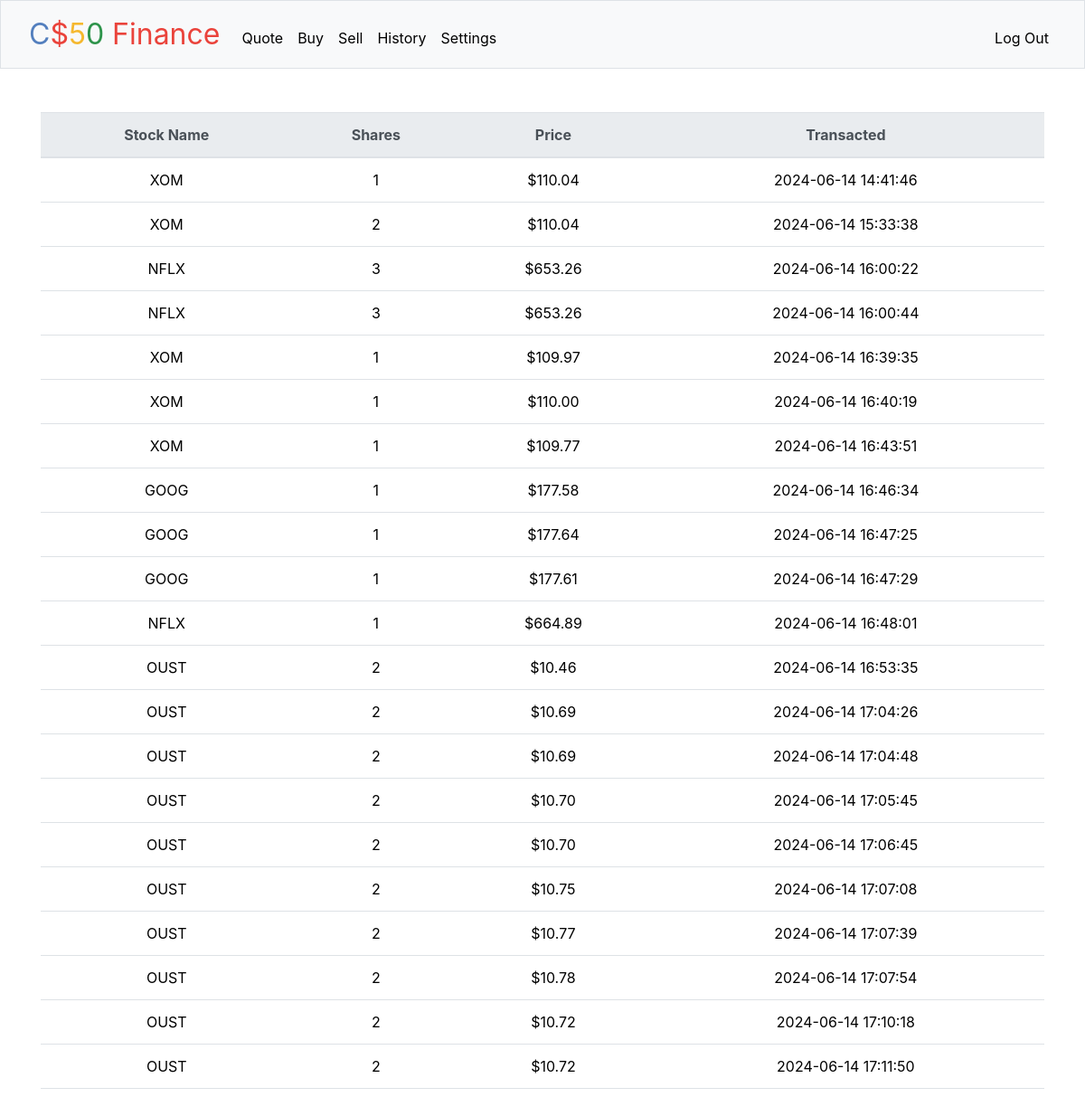
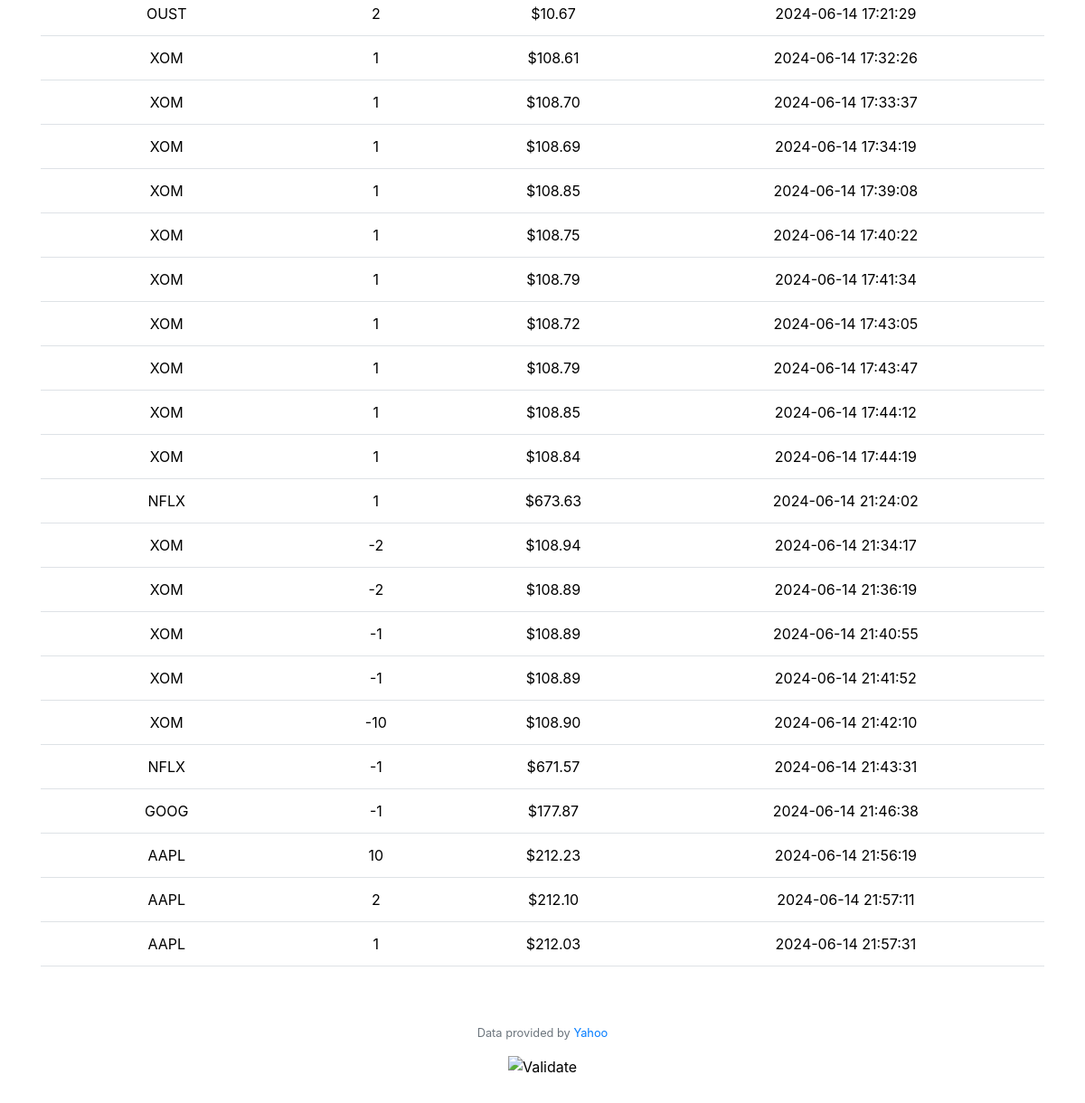
The app's page /history (signed in) with its own data (2 pictures, top to bottom).
### tables this page shows
CREATE TABLE history (
    id INTEGER PRIMARY KEY AUTOINCREMENT NOT NULL,
    user_id NUMERIC NOT NULL,
    symbol TEXT NOT NULL,
    shares NUMERIC NOT NULL,
    price NUMERIC NOT NULL,
    total NUMERIC NOT NULL,
    created_at TEXT,
    FOREIGN KEY (user_id) REFERENCES users(id));

### finance/app.py (the view)
@app.route("/history")
@login_required
def history():
    user_id = session["user_id"]
    history = db.execute('''
                       SELECT *
                       FROM history
                       WHERE user_id = ?
                       ''', user_id)
    print(history)
    return render_template("history.html", history=history)

### finance/app.py (called while the page is built)
@app.after_request
def after_request(response):
    response.headers["Cache-Control"] = "no-cache, no-store, must-revalidate"
    response.headers["Expires"] = 0
    response.headers["Pragma"] = "no-cache"
    return response

### finance/helpers.py (called while the page is built)
def login_required(f):
    @wraps(f)
    def decorated_function(*args, **kwargs):
        if session.get("user_id") is None:
            return redirect("/login")
        return f(*args, **kwargs)
    return decorated_function

def usd(value):
    return f"${value:,.2f}"

### finance/templates/history.html (shortened to what this page needs)
{% extends "layout.html" %}
{% block main %}
<div class="section">
    <table class="table">
        <thead class="thead-light">
            <tr>
                <th scope="col">Stock Name</th>
                <th scope="col">Shares</th>
                <th scope="col">Price</th>
                <th scope="col">Transacted</th>
            </tr>
        </thead>
        <tbody>
            {% for event in history %}
             <tr>
                <td> {{ event.symbol }} </td>
                <td> {{ event.shares }} </td>
                <td> {{ event.price | usd}} </td>
                <td> {{ event.created_at }} </td>
             </tr>
             {% endfor %}
        </tbody>
    </table>
</div>
{% endblock %}

### finance/templates/layout.html (shortened to what this page needs)
<!DOCTYPE html>
<html lang="en">
    <head>
        <link href="https://cdn.jsdelivr.net/npm/bootstrap@5.3.3/dist/css/bootstrap.min.css" rel="stylesheet">
        <link rel="stylesheet" href="https://stackpath.bootstrapcdn.com/bootstrap/4.3.1/css/bootstrap.min.css">
        <link href="/static/styles.css" rel="stylesheet">
    </head>
    <body>
        <nav class="bg-light border navbar navbar-expand-md navbar-light">
            <div class="container-fluid">
                <a class="navbar-brand" href="/"><span class="blue">C</span><span class="red">$</span><span class="yellow">5</span><span class="green">0</span> <span class="red">Finance</span></a>
                <div class="collapse navbar-collapse" id="navbar">
                    {% if session["user_id"] %}
                        <ul class="navbar-nav me-auto mt-2">
                            <li class="nav-item"><a class="nav-link" href="/quote">Quote</a></li>
                            <li class="nav-item"><a class="nav-link" href="/buy">Buy</a></li>
                            <li class="nav-item"><a class="nav-link" href="/sell">Sell</a></li>
                            <li class="nav-item"><a class="nav-link" href="/history">History</a></li>
                            <li class="nav-item"><a class="nav-link" href="/settings">Settings</a></li>
                        </ul>
                        <ul class="navbar-nav ms-auto mt-2">
                            <li class="nav-item"><a class="nav-link" href="/logout">Log Out</a></li>
                        </ul>
                    {% else %}
                        <ul class="navbar-nav ms-auto mt-2">
                            <li class="nav-item"><a class="nav-link" href="/register">Register</a></li>
                            <li class="nav-item"><a class="nav-link" href="/login">Log In</a></li>
                        </ul>
                    {% endif %}
                </div>
            </div>
        </nav>
        <main class="container py-5 text-center">
            {% block main %}{% endblock %}
        </main>
        <footer class="mb-5">
            <p class="mb-3 small text-center text-muted">
                Data provided by <a href="https://finance.yahoo.com/">Yahoo</a>
            </p>
            <form action="https://validator.w3.org/check" class="text-center" enctype="multipart/form-data" method="post" target="_blank">
                <input alt="Validate" src="/static/I_heart_validator.png" type="image">
            </form>
        </footer>
    </body>
</html>

### finance/static/styles.css (style rules this page uses)
nav .navbar-brand { font-size: xx-large; }
nav .navbar-brand .blue { color: #537fbe; }
nav .navbar-brand .red { color: #ea433b; }
nav .navbar-brand .yellow { color: #f5b82e; }
nav .navbar-brand .green { color: #2e944b; }
.nav-link { color: black !important; }

### records on screen
history: symbol "XOM", shares "1", price "$110.04", created_at "2024-06-14 14:41:46"
history: symbol "XOM", shares "2", price "$110.04", created_at "2024-06-14 15:33:38"
history: symbol "NFLX", shares "3", price "$653.26", created_at "2024-06-14 16:00:22"
history: symbol "NFLX", shares "3", price "$653.26", created_at "2024-06-14 16:00:44"
history: symbol "XOM", shares "1", price "$109.97", created_at "2024-06-14 16:39:35"
history: symbol "XOM", shares "1", price "$110.00", created_at "2024-06-14 16:40:19"
history: symbol "XOM", shares "1", price "$109.77", created_at "2024-06-14 16:43:51"
history: symbol "GOOG", shares "1", price "$177.58", created_at "2024-06-14 16:46:34"
history: symbol "GOOG", shares "1", price "$177.64", created_at "2024-06-14 16:47:25"
history: symbol "GOOG", shares "1", price "$177.61", created_at "2024-06-14 16:47:29"
history: symbol "NFLX", shares "1", price "$664.89", created_at "2024-06-14 16:48:01"
history: symbol "OUST", shares "2", price "$10.46", created_at "2024-06-14 16:53:35"
history: symbol "OUST", shares "2", price "$10.69", created_at "2024-06-14 17:04:26"
history: symbol "OUST", shares "2", price "$10.69", created_at "2024-06-14 17:04:48"
history: symbol "OUST", shares "2", price "$10.70", created_at "2024-06-14 17:05:45"
history: symbol "OUST", shares "2", price "$10.70", created_at "2024-06-14 17:06:45"
history: symbol "OUST", shares "2", price "$10.75", created_at "2024-06-14 17:07:08"
history: symbol "OUST", shares "2", price "$10.77", created_at "2024-06-14 17:07:39"
history: symbol "OUST", shares "2", price "$10.78", created_at "2024-06-14 17:07:54"
history: symbol "OUST", shares "2", price "$10.72", created_at "2024-06-14 17:10:18"
history: symbol "OUST", shares "2", price "$10.72", created_at "2024-06-14 17:11:50"
history: symbol "OUST", shares "2", price "$10.67", created_at "2024-06-14 17:21:29"
history: symbol "XOM", shares "1", price "$108.61", created_at "2024-06-14 17:32:26"
history: symbol "XOM", shares "1", price "$108.70", created_at "2024-06-14 17:33:37"
history: symbol "XOM", shares "1", price "$108.69", created_at "2024-06-14 17:34:19"
history: symbol "XOM", shares "1", price "$108.85", created_at "2024-06-14 17:39:08"
history: symbol "XOM", shares "1", price "$108.75", created_at "2024-06-14 17:40:22"
history: symbol "XOM", shares "1", price "$108.79", created_at "2024-06-14 17:41:34"
history: symbol "XOM", shares "1", price "$108.72", created_at "2024-06-14 17:43:05"
history: symbol "XOM", shares "1", price "$108.79", created_at "2024-06-14 17:43:47"
history: symbol "XOM", shares "1", price "$108.85", created_at "2024-06-14 17:44:12"
history: symbol "XOM", shares "1", price "$108.84", created_at "2024-06-14 17:44:19"
history: symbol "NFLX", shares "1", price "$673.63", created_at "2024-06-14 21:24:02"
history: symbol "XOM", shares "-2", price "$108.94", created_at "2024-06-14 21:34:17"
history: symbol "XOM", shares "-2", price "$108.89", created_at "2024-06-14 21:36:19"
history: symbol "XOM", shares "-1", price "$108.89", created_at "2024-06-14 21:40:55"
history: symbol "XOM", shares "-1", price "$108.89", created_at "2024-06-14 21:41:52"
history: symbol "XOM", shares "-10", price "$108.90", created_at "2024-06-14 21:42:10"
history: symbol "NFLX", shares "-1", price "$671.57", created_at "2024-06-14 21:43:31"
history: symbol "GOOG", shares "-1", price "$177.87", created_at "2024-06-14 21:46:38"
history: symbol "AAPL", shares "10", price "$212.23", created_at "2024-06-14 21:56:19"
history: symbol "AAPL", shares "2", price "$212.10", created_at "2024-06-14 21:57:11"
history: symbol "AAPL", shares "1", price "$212.03", created_at "2024-06-14 21:57:31"
